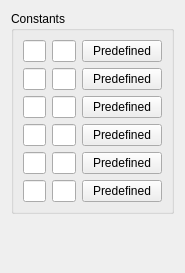
<ui version="4.0" >
 <class>Constants</class>
 <widget class="QWidget" name="Constants" >
  <property name="geometry" >
   <rect>
    <x>0</x>
    <y>0</y>
    <width>185</width>
    <height>273</height>
   </rect>
  </property>
  <property name="windowTitle" >
   <string>Constants</string>
  </property>
  <layout class="QVBoxLayout" >
   <item>
    <widget class="QGroupBox" name="constantsBox" >
     <property name="title" >
      <string>Constants</string>
     </property>
     <layout class="QGridLayout" >
      <item row="0" column="0" >
       <widget class="QLineEdit" name="kcfg_nameConstant0" >
        <property name="maxLength" >
         <number>6</number>
        </property>
       </widget>
      </item>
      <item row="0" column="1" >
       <widget class="QLineEdit" name="kcfg_valueConstant0" >
        <property name="maxLength" >
         <number>40</number>
        </property>
       </widget>
      </item>
      <item row="0" column="2" >
       <widget class="QPushButton" name="pushButton0" >
        <property name="text" >
         <string>Predefined</string>
        </property>
       </widget>
      </item>
      <item row="1" column="0" >
       <widget class="QLineEdit" name="kcfg_nameConstant1" >
        <property name="maxLength" >
         <number>6</number>
        </property>
       </widget>
      </item>
      <item row="1" column="1" >
       <widget class="QLineEdit" name="kcfg_valueConstant1" >
        <property name="maxLength" >
         <number>40</number>
        </property>
       </widget>
      </item>
      <item row="1" column="2" >
       <widget class="QPushButton" name="pushButton1" >
        <property name="text" >
         <string>Predefined</string>
        </property>
       </widget>
      </item>
      <item row="2" column="0" >
       <widget class="QLineEdit" name="kcfg_nameConstant2" >
        <property name="maxLength" >
         <number>6</number>
        </property>
       </widget>
      </item>
      <item row="2" column="1" >
       <widget class="QLineEdit" name="kcfg_valueConstant2" >
        <property name="maxLength" >
         <number>40</number>
        </property>
       </widget>
      </item>
      <item row="2" column="2" >
       <widget class="QPushButton" name="pushButton2" >
        <property name="text" >
         <string>Predefined</string>
        </property>
       </widget>
      </item>
      <item row="3" column="0" >
       <widget class="QLineEdit" name="kcfg_nameConstant3" >
        <property name="maxLength" >
         <number>6</number>
        </property>
       </widget>
      </item>
      <item row="3" column="1" >
       <widget class="QLineEdit" name="kcfg_valueConstant3" >
        <property name="maxLength" >
         <number>40</number>
        </property>
       </widget>
      </item>
      <item row="3" column="2" >
       <widget class="QPushButton" name="pushButton3" >
        <property name="text" >
         <string>Predefined</string>
        </property>
       </widget>
      </item>
      <item row="4" column="0" >
       <widget class="QLineEdit" name="kcfg_nameConstant4" >
        <property name="maxLength" >
         <number>6</number>
        </property>
       </widget>
      </item>
      <item row="4" column="1" >
       <widget class="QLineEdit" name="kcfg_valueConstant4" >
        <property name="maxLength" >
         <number>40</number>
        </property>
       </widget>
      </item>
      <item row="4" column="2" >
       <widget class="QPushButton" name="pushButton4" >
        <property name="text" >
         <string>Predefined</string>
        </property>
       </widget>
      </item>
      <item row="5" column="0" >
       <widget class="QLineEdit" name="kcfg_nameConstant5" >
        <property name="maxLength" >
         <number>6</number>
        </property>
       </widget>
      </item>
      <item row="5" column="1" >
       <widget class="QLineEdit" name="kcfg_valueConstant5" >
        <property name="maxLength" >
         <number>40</number>
        </property>
       </widget>
      </item>
      <item row="5" column="2" >
       <widget class="QPushButton" name="pushButton5" >
        <property name="text" >
         <string>Predefined</string>
        </property>
       </widget>
      </item>
     </layout>
    </widget>
   </item>
   <item>
    <spacer>
     <property name="orientation" >
      <enum>Qt::Vertical</enum>
     </property>
     <property name="sizeType" >
      <enum>QSizePolicy::Expanding</enum>
     </property>
     <property name="sizeHint" >
      <size>
       <width>20</width>
       <height>40</height>
      </size>
     </property>
    </spacer>
   </item>
  </layout>
 </widget>
  <includes>
  <include location="local" >kpushbutton.h</include>
 </includes>
 <connections/>
</ui>
